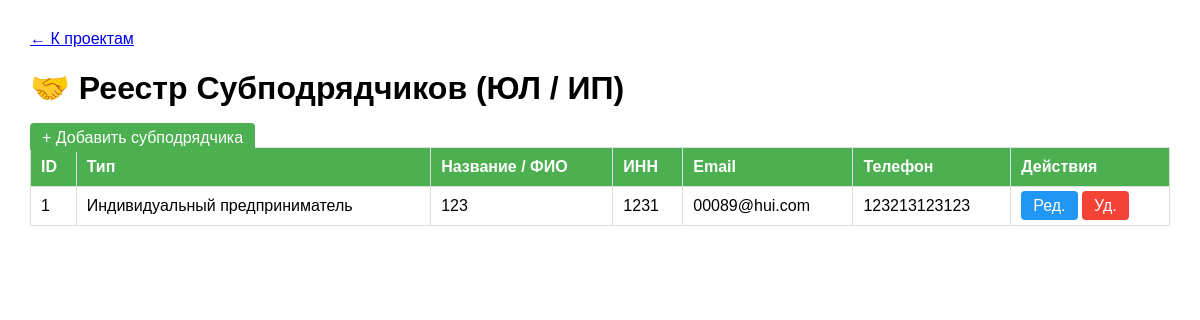
/subcontractors.php?workspace_id=13 (signed in), run on the app's committed database.
### tables this page shows
CREATE TABLE subcontractors (
        id INTEGER PRIMARY KEY,
        type TEXT NOT NULL,
        inn TEXT,
        name TEXT,
        last_name TEXT,
        first_name TEXT,
        email TEXT,
        phone TEXT,
        created_at DATETIME DEFAULT CURRENT_TIMESTAMP
    , workspace_id INTEGER DEFAULT 1);

### auth.php (called while the page is built, shortened)
<?php
require_once 'config.php';
function hasRole($requiredRoles) {
    global $db;
    $user_id = $_COOKIE['user_id'] ?? null;
    if (!is_array($requiredRoles)) {
        $requiredRoles = [$requiredRoles];
    }
    $stmt = $db->prepare("
        SELECT r.name
        FROM roles r
        JOIN user_roles ur ON r.id = ur.role_id
        WHERE ur.user_id = ?
    ");
    $stmt->execute([$user_id]);
    $userRoles = $stmt->fetchAll(PDO::FETCH_COLUMN);
    return false;
}
function hasPermission($permission) {
    global $db;
    $user_id = $_COOKIE['user_id'] ?? null;
    if (hasRole('Глобальный администратор')) return true;
    $stmt = $db->prepare("SELECT value FROM user_permissions WHERE user_id = ? AND permission = ?");
    $stmt->execute([$user_id, $permission]);
    $result = $stmt->fetchColumn();
    return $result !== false ? (bool)$result : true;
}
?>

### subcontractors.php (the view, shortened to what this page needs)
<?php
require_once 'config.php';
require_once 'auth.php';
$workspace_id = isset($_GET['workspace_id']) ? (int)$_GET['workspace_id'] : 0;
$stmt = $db->prepare("SELECT * FROM subcontractors WHERE workspace_id = ? ORDER BY name, last_name");
$stmt->execute([$workspace_id]);
$subs = $stmt->fetchAll();
?>
<!DOCTYPE html>
<html lang="ru">
<head>
</head>
<body>
    <a href="projects.php?workspace_id=<?= $workspace_id ?>">← К проектам</a>
    <h1>🤝 Реестр Субподрядчиков (ЮЛ / ИП)</h1>
    <?php if (hasPermission('manage_customers')): ?>
    <a href="subcontractor_edit.php?workspace_id=<?= $workspace_id ?>" class="btn btn-add">+ Добавить субподрядчика</a>
    <?php endif; ?>
    <table>
        <tr>
            <th>ID</th>
            <th>Тип</th>
            <th>Название / ФИО</th>
            <th>ИНН</th>
            <th>Email</th>
            <th>Телефон</th>
            <th>Действия</th>
        </tr>
        <?php foreach ($subs as $s): ?>
        <tr>
            <td><?= $s['id'] ?></td>
            <td><?= htmlspecialchars($s['type']) ?></td>
            <td><?= htmlspecialchars($s['name'] ?: $s['last_name'] . ' ' . $s['first_name']) ?></td>
            <td><?= htmlspecialchars($s['inn'] ?? '—') ?></td>
            <td><?= htmlspecialchars($s['email'] ?? '—') ?></td>
            <td><?= htmlspecialchars($s['phone'] ?? '—') ?></td>
            <td>
                <a href="subcontractor_edit.php?id=<?= $s['id'] ?>&workspace_id=<?= $workspace_id ?>" class="btn" style="background:#2196F3">Ред.</a>
                <a href="?delete=<?= $s['id'] ?>&workspace_id=<?= $workspace_id ?>" class="btn" style="background:#f44336" onclick="return confirm('Удалить?')">Уд.</a>
            </td>
        </tr>
        <?php endforeach; ?>
    </table>
</body>
</html>

### subcontractors.php (style rules this page uses)
body { font-family: Arial, sans-serif; margin: 30px; }
table { border-collapse: collapse; width: 100%; }
th, td { border: 1px solid #ddd; padding: 10px; text-align: left; }
th { background: #4CAF50; color: white; }
.btn { padding: 6px 12px; color: white; text-decoration: none; border-radius: 4px; }
.btn-add { background: #4CAF50; }

### data on the page
subcontractors: id "1", type "Индивидуальный предприниматель", name "123", inn "1231", email "00089@hui.com", phone "123213123123"
